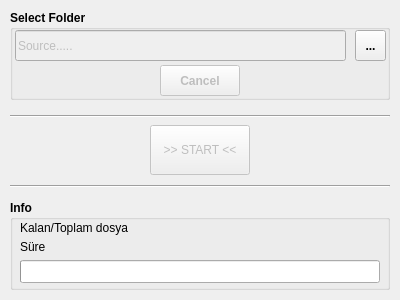
<?xml version="1.0" encoding="UTF-8"?>
<ui version="4.0">
 <class>MainWindow</class>
 <widget class="QMainWindow" name="MainWindow">
  <property name="enabled">
   <bool>true</bool>
  </property>
  <property name="geometry">
   <rect>
    <x>0</x>
    <y>0</y>
    <width>400</width>
    <height>300</height>
   </rect>
  </property>
  <property name="windowTitle">
   <string>QR Scaner-OK</string>
  </property>
  <widget class="QWidget" name="centralwidget">
   <widget class="QPushButton" name="btn_start">
    <property name="enabled">
     <bool>false</bool>
    </property>
    <property name="geometry">
     <rect>
      <x>150</x>
      <y>125</y>
      <width>100</width>
      <height>50</height>
     </rect>
    </property>
    <property name="styleSheet">
     <string notr="true"/>
    </property>
    <property name="text">
     <string>&gt;&gt; START &lt;&lt;</string>
    </property>
   </widget>
   <widget class="QGroupBox" name="groupBox">
    <property name="geometry">
     <rect>
      <x>10</x>
      <y>10</y>
      <width>380</width>
      <height>90</height>
     </rect>
    </property>
    <property name="font">
     <font>
      <weight>75</weight>
      <bold>true</bold>
     </font>
    </property>
    <property name="title">
     <string>Select Folder</string>
    </property>
    <widget class="QLineEdit" name="lineEdit">
     <property name="enabled">
      <bool>false</bool>
     </property>
     <property name="geometry">
      <rect>
       <x>5</x>
       <y>20</y>
       <width>331</width>
       <height>31</height>
      </rect>
     </property>
     <property name="font">
      <font>
       <weight>50</weight>
       <bold>false</bold>
      </font>
     </property>
     <property name="text">
      <string>Source.....</string>
     </property>
    </widget>
    <widget class="QToolButton" name="btn_select">
     <property name="geometry">
      <rect>
       <x>345</x>
       <y>20</y>
       <width>31</width>
       <height>31</height>
      </rect>
     </property>
     <property name="text">
      <string>...</string>
     </property>
    </widget>
    <widget class="QPushButton" name="btn_cancel">
     <property name="enabled">
      <bool>false</bool>
     </property>
     <property name="geometry">
      <rect>
       <x>150</x>
       <y>55</y>
       <width>80</width>
       <height>31</height>
      </rect>
     </property>
     <property name="text">
      <string>Cancel</string>
     </property>
    </widget>
   </widget>
   <widget class="QGroupBox" name="groupBox_2">
    <property name="geometry">
     <rect>
      <x>10</x>
      <y>200</y>
      <width>380</width>
      <height>90</height>
     </rect>
    </property>
    <property name="font">
     <font>
      <weight>75</weight>
      <bold>true</bold>
     </font>
    </property>
    <property name="title">
     <string>Info</string>
    </property>
    <widget class="QProgressBar" name="progressBar">
     <property name="geometry">
      <rect>
       <x>10</x>
       <y>60</y>
       <width>360</width>
       <height>23</height>
      </rect>
     </property>
     <property name="styleSheet">
      <string notr="true"/>
     </property>
     <property name="value">
      <number>0</number>
     </property>
     <property name="textVisible">
      <bool>false</bool>
     </property>
     <property name="invertedAppearance">
      <bool>false</bool>
     </property>
     <property name="textDirection">
      <enum>QProgressBar::TopToBottom</enum>
     </property>
    </widget>
    <widget class="QLabel" name="label_kalan">
     <property name="enabled">
      <bool>true</bool>
     </property>
     <property name="geometry">
      <rect>
       <x>10</x>
       <y>20</y>
       <width>360</width>
       <height>16</height>
      </rect>
     </property>
     <property name="font">
      <font>
       <weight>50</weight>
       <bold>false</bold>
      </font>
     </property>
     <property name="text">
      <string>Kalan/Toplam dosya</string>
     </property>
    </widget>
    <widget class="QLabel" name="label_zaman">
     <property name="enabled">
      <bool>true</bool>
     </property>
     <property name="geometry">
      <rect>
       <x>10</x>
       <y>40</y>
       <width>360</width>
       <height>13</height>
      </rect>
     </property>
     <property name="font">
      <font>
       <weight>50</weight>
       <bold>false</bold>
      </font>
     </property>
     <property name="text">
      <string>Süre</string>
     </property>
    </widget>
   </widget>
   <widget class="Line" name="line">
    <property name="geometry">
     <rect>
      <x>10</x>
      <y>185</y>
      <width>380</width>
      <height>3</height>
     </rect>
    </property>
    <property name="orientation">
     <enum>Qt::Horizontal</enum>
    </property>
   </widget>
   <widget class="Line" name="line_2">
    <property name="geometry">
     <rect>
      <x>10</x>
      <y>115</y>
      <width>380</width>
      <height>3</height>
     </rect>
    </property>
    <property name="orientation">
     <enum>Qt::Horizontal</enum>
    </property>
   </widget>
  </widget>
 </widget>
 <resources/>
 <connections/>
</ui>
